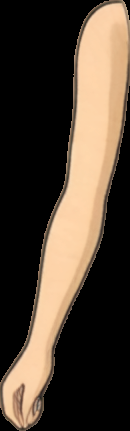
#> input picture tools/pcs/examples/ghibli/arm_l.png, 130 x 431 px
$ python -i videofx.py   (imports and definitions only)
#> lines starting #> are read from the running program, lines starting #| are printed output that depends on the picture
# -*- coding: utf-8 -*-
"""videofx.py — 视频出片后处理：插帧（光流）+ 放大 2×。

为什么放在这里而不是下游节点：这两个操作都只依赖帧序列本身（不依赖角色、
不依赖方向），放「文本生视频 / 行走视频」节点的出口最直接；下游序列帧 /
精灵表节点直接吃到处理后的帧，不用各自再实现一遍。

插帧（interpolate2x）：OpenCV Farneback 稠密光流 + 双向变形混合。
  - 纯本地、确定性、零权重——github 不通、HF 权重拉不稳的环境下唯一可靠选项；
  - 小中幅运动（行走循环的主力场景）效果可用；大幅运动/快速遮挡会有伪影，
    UI 上如实标注，不冒充 AI 插帧（RIFE 类需要拉权重，当前网络不可行）。
  - 帧数翻倍（21 → 41），GIF 播放帧率不变时观感直接变顺。

放大（upscale2x）：2× 放大。
  - 像素素材：最近邻整数放大——像素图的「正确超分」，硬边不糊；
  - 非像素素材：Lanczos + USM 锐化——诚实标注为非 AI 超分（真正的 AI 超分
    需要 Real-ESRGAN/SwinIR 类权重，体积 1-2GB，当前网络不可达）。
"""
from __future__ import annotations

from typing import List, Optional, Tuple

import numpy as np
from PIL import Image, ImageFilter


# [60 lines left out: functions _to_gray, _warp, interpolate2x, upscale2x, not called in this run]


def postprocess(
    frames: List[Image.Image],
    *,
    interpolate: bool = False,
    upscale: bool = False,
    pixel_art: bool = False,
) -> Tuple[List[Image.Image], dict]:
    """按开关依次做后处理，返回 (帧序列, 处理记录 meta)。"""
    info = {"in": len(frames)}
    out = list(frames)
    if interpolate and len(out) >= 2:
        out = interpolate2x(out)
        info["interpolated"] = True
    if upscale:
        out = upscale2x(out, pixel_art=pixel_art)
        info["upscaled"] = True
    info["out"] = len(out)
    if out:
        info["size"] = list(out[0].size)
    return out, info

>>> import cv2
>>> picture = cv2.imread('../../../tools/pcs/examples/ghibli/arm_l.png', cv2.IMREAD_GRAYSCALE)
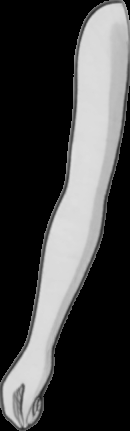
#> picture: shape (431, 130); min 0, max 224, mean 68.6
>>> result = postprocess(picture)
#> in postprocess, `info = {"in": len(frames)}`: info = {'in': 431}
#> in postprocess, `out = list(frames)`: out = 431 items
#> (the run stopped early here; a loop or call above may not have finished)

$ run again, on tools/pcs/examples/ghibli/arm_r.png
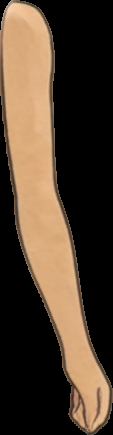
#> input picture tools/pcs/examples/ghibli/arm_r.png, 113 x 435 px
#> `picture = cv2.imread('../../../tools/pcs/examples/ghibli/arm_l.png', c..`:
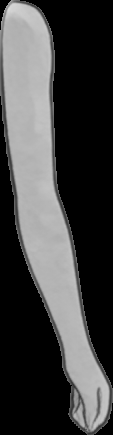
#> picture: shape (435, 113); min 0, max 215, mean 66.5
#> info = {'in': 435}
#> out = 435 items

$ run again, on tools/pcs/examples/ghibli/leg_l.png
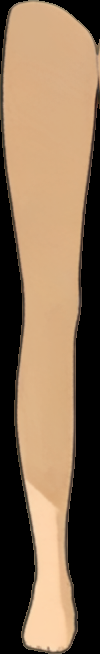
#> input picture tools/pcs/examples/ghibli/leg_l.png, 100 x 654 px
#> `picture = cv2.imread('../../../tools/pcs/examples/ghibli/arm_l.png', c..`:
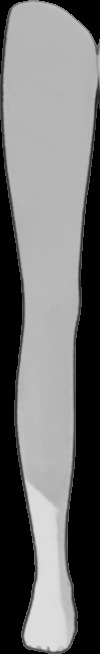
#> picture: shape (654, 100); min 0, max 224, mean 114.3
#> info = {'in': 654}
#> out = 654 items

$ run again, on tools/pcs/examples/ghibli/leg_r.png
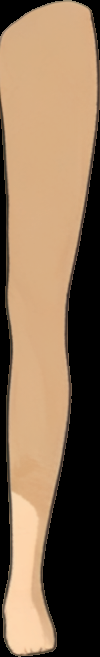
#> input picture tools/pcs/examples/ghibli/leg_r.png, 100 x 657 px
#> `picture = cv2.imread('../../../tools/pcs/examples/ghibli/arm_l.png', c..`:
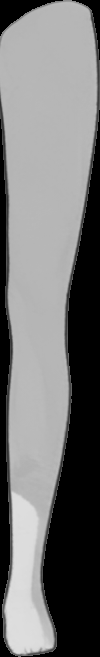
#> picture: shape (657, 100); min 0, max 222, mean 117.5
#> info = {'in': 657}
#> out = 657 items
